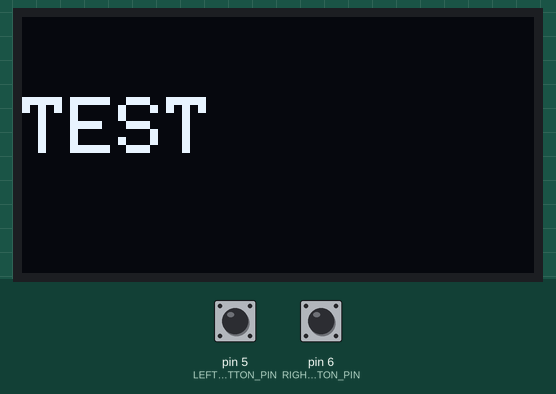
The sketch below on a simulated Arduino Uno, built with avr-gcc and run on an emulated ATmega328P. Parts: 128×64 one-colour display. Inputs (shaded band) come from the test bench; at power-on: pin 5 (LEFT_BUTTON_PIN) HIGH, pin 6 (RIGHT_BUTTON_PIN) HIGH.

Above: at 1.2 s.
1.3 s: pin 5 (LEFT_BUTTON_PIN) pulled LOW for 0.15 s
At 2.5 s:
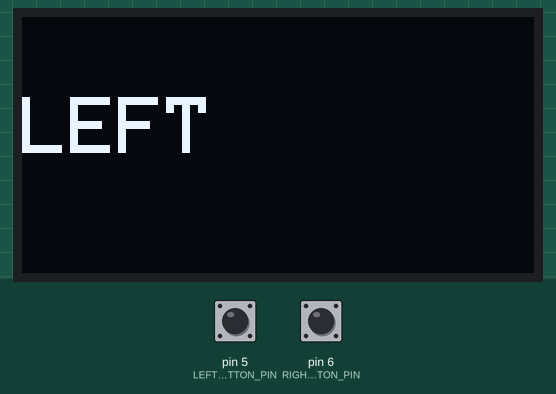
2.9 s: pin 6 (RIGHT_BUTTON_PIN) pulled LOW for 0.15 s
At 3.8 s:
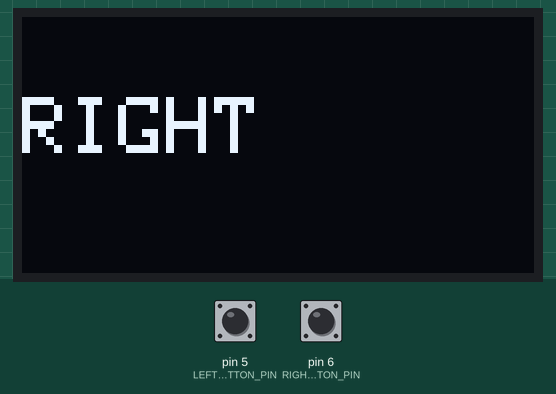
4.5 s: pin 5 (LEFT_BUTTON_PIN) pulled LOW for 1 s
At 5.0 s:
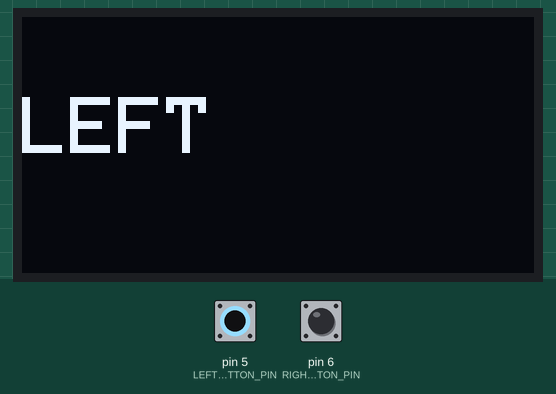
7.0 s: pin 6 (RIGHT_BUTTON_PIN) pulled LOW for 1 s
At 8.1 s:
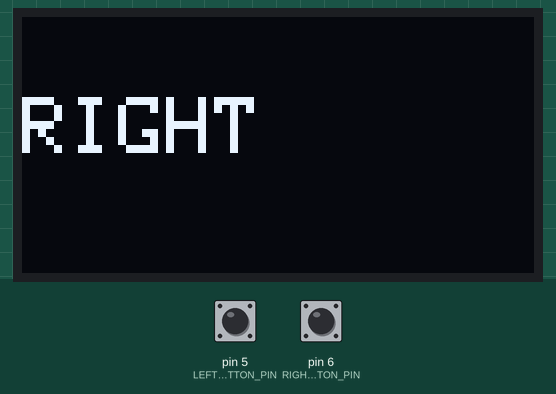
Timing chart, 0 to 10.0 s (numbered marks = the images above; inputs shaded):
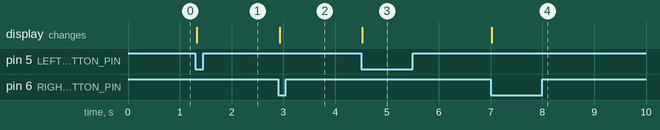

The sketch:

base.ino
```cpp
#include <Wire.h>
#include <Adafruit_GFX.h>
#include <Adafruit_SSD1306.h>

#define SCREEN_WIDTH 128
#define SCREEN_HEIGHT 64
Adafruit_SSD1306 display(SCREEN_WIDTH, SCREEN_HEIGHT, &Wire, -1);

const int LEFT_BUTTON_PIN = 5;
const int RIGHT_BUTTON_PIN = 6;

void setup() {
  display.begin(SSD1306_SWITCHCAPVCC, 0x3C);
  display.clearDisplay();
  display.setTextSize(2);
  display.setTextColor(SSD1306_WHITE);
  display.setCursor(0, 20);
  display.print("TEST");
  display.display();
  pinMode(LEFT_BUTTON_PIN, INPUT_PULLUP);
  pinMode(RIGHT_BUTTON_PIN, INPUT_PULLUP);
}

void loop() {
  if (digitalRead(LEFT_BUTTON_PIN) == LOW) {
    display.clearDisplay();
    display.setTextSize(2);
    display.setTextColor(SSD1306_WHITE);
    display.setCursor(0, 20);
    display.print("LEFT");
    display.display();
    delay(200);  // チャタリング防止
  }

  if (digitalRead(RIGHT_BUTTON_PIN) == LOW) {
    display.clearDisplay();
    display.setTextSize(2);
    display.setTextColor(SSD1306_WHITE);
    display.setCursor(0, 20);
    display.print("RIGHT");
    display.display();
    delay(200);  // チャタリング防止
  }
}
```

Measured:
- after the input at 1.3 s, the display: changes at once (image 1)
- after the input at 2.9 s, the display: changes at once (image 2)
- after the input at 4.5 s, the display: changes at once (image 3)
- after the input at 7.0 s, the display: changes at once (image 4)
